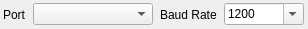
<?xml version="1.0" encoding="UTF-8"?>
<ui version="4.0">
 <class>SerialPort</class>
 <widget class="QWidget" name="SerialPort">
  <property name="geometry">
   <rect>
    <x>0</x>
    <y>0</y>
    <width>308</width>
    <height>29</height>
   </rect>
  </property>
  <property name="focusPolicy">
   <enum>Qt::NoFocus</enum>
  </property>
  <layout class="QHBoxLayout" name="horizontalLayout_1">
   <property name="leftMargin">
    <number>2</number>
   </property>
   <property name="topMargin">
    <number>0</number>
   </property>
   <property name="rightMargin">
    <number>2</number>
   </property>
   <property name="bottomMargin">
    <number>0</number>
   </property>
   <item>
    <widget class="QLabel" name="labelPort">
     <property name="sizePolicy">
      <sizepolicy hsizetype="Fixed" vsizetype="Preferred">
       <horstretch>0</horstretch>
       <verstretch>0</verstretch>
      </sizepolicy>
     </property>
     <property name="text">
      <string>Port</string>
     </property>
    </widget>
   </item>
   <item>
    <widget class="QComboBox" name="portNameBox">
     <property name="sizePolicy">
      <sizepolicy hsizetype="Fixed" vsizetype="Fixed">
       <horstretch>0</horstretch>
       <verstretch>0</verstretch>
      </sizepolicy>
     </property>
     <property name="minimumSize">
      <size>
       <width>120</width>
       <height>0</height>
      </size>
     </property>
     <property name="maximumSize">
      <size>
       <width>120</width>
       <height>16777215</height>
      </size>
     </property>
     <property name="styleSheet">
      <string notr="true">QComboBox { width: 120px }</string>
     </property>
     <property name="insertPolicy">
      <enum>QComboBox::InsertAlphabetically</enum>
     </property>
    </widget>
   </item>
   <item>
    <widget class="QLabel" name="labelBaudRate">
     <property name="sizePolicy">
      <sizepolicy hsizetype="Fixed" vsizetype="Preferred">
       <horstretch>0</horstretch>
       <verstretch>0</verstretch>
      </sizepolicy>
     </property>
     <property name="text">
      <string>Baud Rate</string>
     </property>
    </widget>
   </item>
   <item>
    <widget class="QComboBox" name="baudRateBox">
     <property name="sizePolicy">
      <sizepolicy hsizetype="Fixed" vsizetype="Fixed">
       <horstretch>0</horstretch>
       <verstretch>0</verstretch>
      </sizepolicy>
     </property>
     <property name="minimumSize">
      <size>
       <width>80</width>
       <height>0</height>
      </size>
     </property>
     <property name="maximumSize">
      <size>
       <width>80</width>
       <height>16777215</height>
      </size>
     </property>
     <property name="focusPolicy">
      <enum>Qt::ClickFocus</enum>
     </property>
     <property name="styleSheet">
      <string notr="true">QComboBox { width: 80px }</string>
     </property>
     <property name="editable">
      <bool>true</bool>
     </property>
     <property name="currentText">
      <string notr="true">1200</string>
     </property>
     <property name="maxVisibleItems">
      <number>20</number>
     </property>
     <item>
      <property name="text">
       <string notr="true">1200</string>
      </property>
     </item>
     <item>
      <property name="text">
       <string notr="true">2400</string>
      </property>
     </item>
     <item>
      <property name="text">
       <string notr="true">4800</string>
      </property>
     </item>
     <item>
      <property name="text">
       <string notr="true">9600</string>
      </property>
     </item>
     <item>
      <property name="text">
       <string notr="true">14400</string>
      </property>
     </item>
     <item>
      <property name="text">
       <string notr="true">19200</string>
      </property>
     </item>
     <item>
      <property name="text">
       <string notr="true">28800</string>
      </property>
     </item>
     <item>
      <property name="text">
       <string notr="true">38400</string>
      </property>
     </item>
     <item>
      <property name="text">
       <string notr="true">57600</string>
      </property>
     </item>
     <item>
      <property name="text">
       <string notr="true">115200</string>
      </property>
     </item>
     <item>
      <property name="text">
       <string notr="true">230400</string>
      </property>
     </item>
     <item>
      <property name="text">
       <string notr="true">460800</string>
      </property>
     </item>
    </widget>
   </item>
  </layout>
 </widget>
 <resources/>
 <connections/>
</ui>
